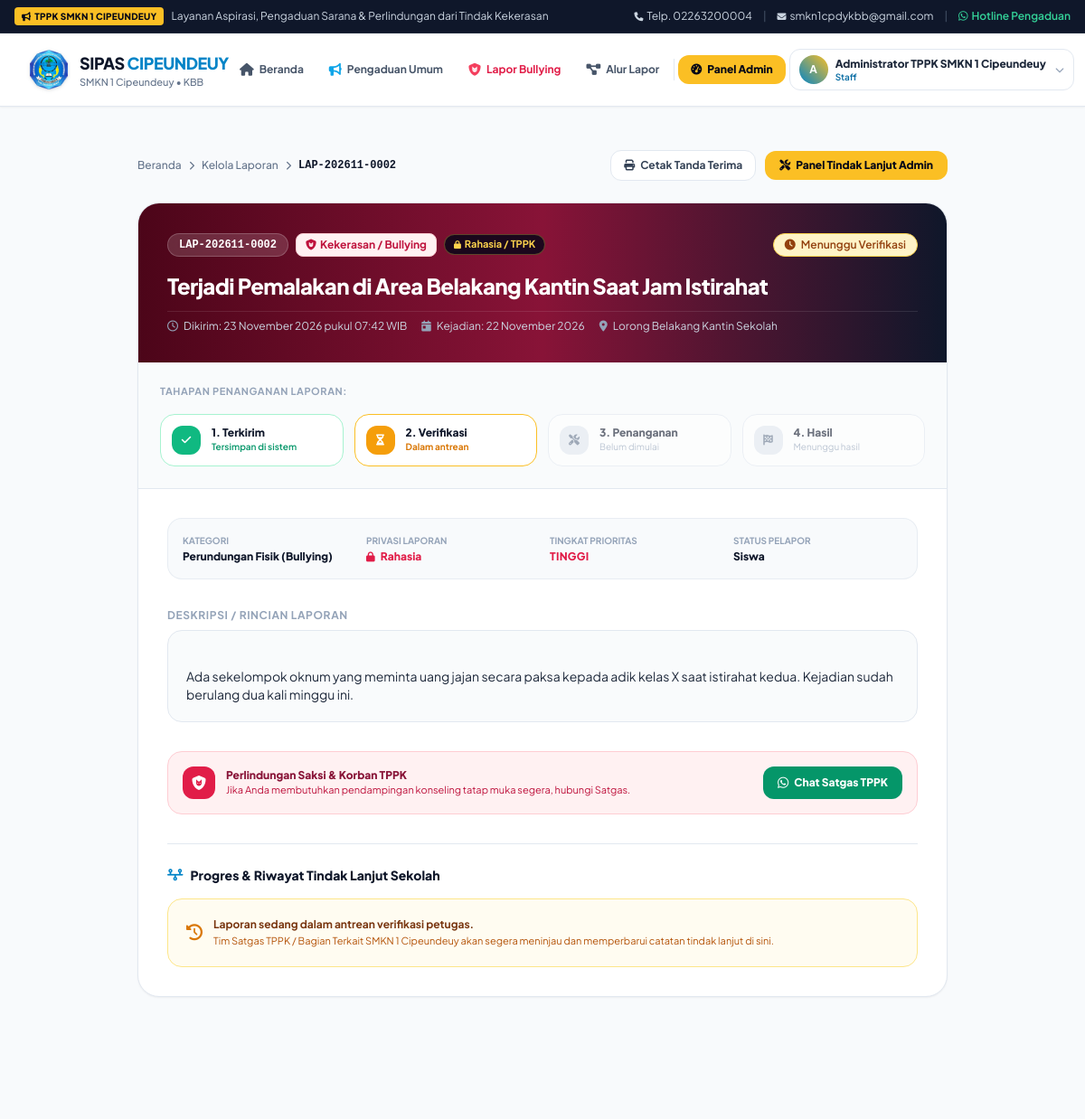
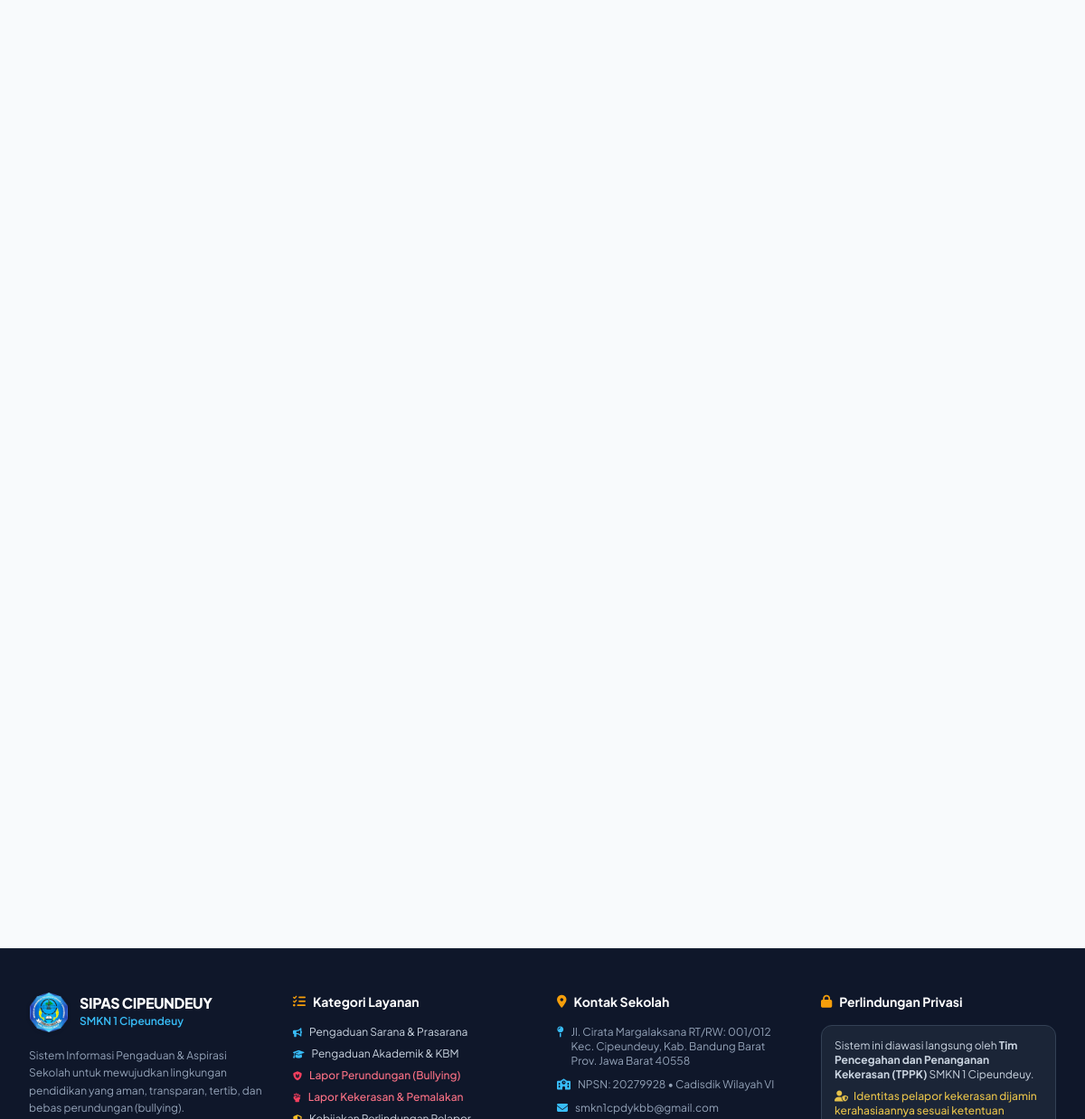
The app's page /pelapor/detail.php?id=2 (signed in) with its own data (2 pictures, top to bottom).
### tables this page shows
CREATE TABLE `pengaduan` (
    `id` INT AUTO_INCREMENT PRIMARY KEY,
    `kode_tiket` VARCHAR(30) NOT NULL UNIQUE,
    `user_id` INT NOT NULL,
    `jenis_laporan` ENUM('umum', 'kekerasan_bullying') NOT NULL,
    `kategori_id` INT NULL,
    `judul` VARCHAR(200) NOT NULL,
    `isi_laporan` TEXT NOT NULL,
    `tanggal_kejadian` DATE NOT NULL,
    `lokasi_kejadian` VARCHAR(150) NOT NULL,
    `foto_bukti` VARCHAR(255) NULL,
    `status_privasi` ENUM('publik', 'rahasia') NOT NULL DEFAULT 'publik' COMMENT 'rahasia: hanya admin/TPPK yang tahu identitas pelapor',
    `prioritas` ENUM('rendah', 'sedang', 'tinggi', 'darurat') NOT NULL DEFAULT 'sedang',
    `status` ENUM('menunggu', 'diproses', 'selesai', 'ditolak') NOT NULL DEFAULT 'menunggu',
    `created_at` TIMESTAMP DEFAULT CURRENT_TIMESTAMP,
    `updated_at` TIMESTAMP DEFAULT CURRENT_TIMESTAMP ON UPDATE CURRENT_TIMESTAMP,
    INDEX `idx_pengaduan_user` (`user_id`),
    INDEX `idx_pengaduan_kategori` (`kategori_id`),
    CONSTRAINT `fk_pengaduan_user` FOREIGN KEY (`user_id`) REFERENCES `users` (`id`) ON DELETE CASCADE,
    CONSTRAINT `fk_pengaduan_kategori` FOREIGN KEY (`kategori_id`) REFERENCES `kategori_pengaduan` (`id`) ON DELETE SET NULL
);

CREATE TABLE `kategori_pengaduan` (
    `id` INT AUTO_INCREMENT PRIMARY KEY,
    `jenis_laporan` ENUM('umum', 'kekerasan_bullying') NOT NULL,
    `nama_kategori` VARCHAR(100) NOT NULL,
    `deskripsi` TEXT NULL,
    `icon` VARCHAR(50) DEFAULT 'fa-folder'
);

CREATE TABLE `users` (
    `id` INT AUTO_INCREMENT PRIMARY KEY,
    `username` VARCHAR(50) NOT NULL UNIQUE,
    `password` VARCHAR(255) NOT NULL,
    `nama_lengkap` VARCHAR(100) NOT NULL,
    `email` VARCHAR(100) NOT NULL,
    `no_telp` VARCHAR(25) NOT NULL,
    `role` ENUM('admin', 'petugas', 'pelapor') NOT NULL DEFAULT 'pelapor',
    `tipe_pelapor` ENUM('siswa', 'wali_murid', 'masyarakat', 'staff') NOT NULL DEFAULT 'siswa',
    `nomor_identitas` VARCHAR(50) NULL COMMENT 'NISN untuk siswa, NIK untuk wali/masyarakat',
    `alamat` TEXT NULL,
    `status_aktif` TINYINT(1) NOT NULL DEFAULT 1,
    `created_at` TIMESTAMP DEFAULT CURRENT_TIMESTAMP,
    `updated_at` TIMESTAMP DEFAULT CURRENT_TIMESTAMP ON UPDATE CURRENT_TIMESTAMP
);

### pelapor/detail.php (the view, shortened to what the rows shown need)
<?php
require_once __DIR__ . '/../config/helpers.php';
$user = current_user();
$db = get_db_connection();
$id = isset($_GET['id']) ? (int)$_GET['id'] : 0;
$stmt = $db->prepare("
    SELECT p.*, k.nama_kategori, u.nama_lengkap as nama_pelapor, u.tipe_pelapor, u.no_telp as telp_pelapor, u.email as email_pelapor
    FROM pengaduan p
    LEFT JOIN kategori_pengaduan k ON p.kategori_id = k.id
    LEFT JOIN users u ON p.user_id = u.id
    WHERE p.id = ?
");
$stmt->execute([$id]);
$lap = $stmt->fetch();
require_once __DIR__ . '/../includes/header.php';
?>
<div class="py-8 sm:py-12 px-4 sm:px-6 lg:px-8 bg-slate-50 min-h-[85vh]">
    <div class="max-w-4xl mx-auto space-y-6">
        <div class="flex flex-col sm:flex-row justify-between items-start sm:items-center gap-4">
            <nav class="flex items-center gap-2 text-xs text-slate-500 font-medium">
                <a href="<?= base_url('index.php') ?>" class="hover:text-smk-blue">Beranda</a>
                <i class="fa-solid fa-chevron-right text-[10px]"></i>
                <a href="<?= base_url($user['role'] === 'pelapor' ? 'pelapor/dashboard.php' : 'admin/laporan.php') ?>" class="hover:text-smk-blue">
                    <?= $user['role'] === 'pelapor' ? 'Riwayat Pengaduan' : 'Kelola Laporan' ?>
                </a>
                <i class="fa-solid fa-chevron-right text-[10px]"></i>
                <span class="text-slate-900 font-bold font-mono"><?= htmlspecialchars($lap['kode_tiket']) ?></span>
            </nav>
        </div>
        <div class="bg-white rounded-3xl shadow-sm border border-slate-200 overflow-hidden">
            <div class="p-6 sm:p-8 <?= $lap['jenis_laporan'] === 'kekerasan_bullying' ? 'bg-gradient-to-r from-rose-950 via-rose-900 to-slate-900' : 'bg-gradient-to-r from-sky-950 via-sky-900 to-slate-900' ?> text-white">
                <div class="flex flex-wrap items-center justify-between gap-3 mb-4">
                    <div class="flex flex-wrap items-center gap-2">
                        <span class="px-3 py-1 rounded-full text-xs font-mono font-bold bg-white/15 backdrop-blur border border-white/20 text-white">
                            <?= htmlspecialchars($lap['kode_tiket']) ?>
                        </span>
                        <?= render_jenis_badge($lap['jenis_laporan']) ?>
                        <?php if ($lap['status_privasi'] === 'rahasia'): ?>
                            <span class="inline-flex items-center gap-1 text-[11px] font-bold px-2.5 py-0.5 rounded-full bg-slate-950/80 text-amber-300 border border-amber-300/30">
                                <i class="fa-solid fa-lock text-[9px]"></i> Rahasia / TPPK
                            </span>
                        <?php endif; ?>
                    </div>
                    <div>
                    </div>
                </div>
                <h1 class="text-xl sm:text-2xl font-black tracking-tight text-white leading-snug">
                    <?= htmlspecialchars($lap['judul']) ?>
                </h1>
                <div class="text-xs text-slate-300 mt-3 flex items-center gap-4 flex-wrap pt-2 border-t border-white/10">
                    <span class="flex items-center gap-1.5"><i class="fa-regular fa-clock text-slate-400"></i> Dikirim: <?= format_tanggal_indonesia($lap['created_at'], true) ?></span>
                    <span class="flex items-center gap-1.5"><i class="fa-solid fa-calendar-day text-slate-400"></i> Kejadian: <?= format_tanggal_indonesia($lap['tanggal_kejadian']) ?></span>
                    <span class="flex items-center gap-1.5"><i class="fa-solid fa-location-dot text-slate-400"></i> <?= htmlspecialchars($lap['lokasi_kejadian']) ?></span>
                </div>
            </div>
            <div class="p-6 sm:p-8 space-y-8">
                <div class="grid grid-cols-2 sm:grid-cols-4 gap-4 p-4 rounded-2xl bg-slate-50 border border-slate-200/70 text-xs">
                    <div>
                        <span class="text-slate-400 font-bold block text-[10px] uppercase">Kategori</span>
                        <span class="font-extrabold text-slate-900 mt-0.5 block"><?= htmlspecialchars($lap['nama_kategori'] ?? 'Umum') ?></span>
                    </div>
                    <div>
                        <span class="text-slate-400 font-bold block text-[10px] uppercase">Privasi Laporan</span>
                        <span class="font-extrabold mt-0.5 block <?= $lap['status_privasi'] === 'rahasia' ? 'text-rose-600' : 'text-slate-800' ?>">
                            <i class="<?= $lap['status_privasi'] === 'rahasia' ? 'fa-solid fa-lock' : 'fa-solid fa-globe' ?> mr-1 text-[11px]"></i>
                            <?= ucfirst($lap['status_privasi']) ?>
                        </span>
                    </div>
                    <div>
                        <span class="text-slate-400 font-bold block text-[10px] uppercase">Tingkat Prioritas</span>
                        <span class="font-extrabold uppercase mt-0.5 block tracking-wide <?= $lap['prioritas'] === 'darurat' || $lap['prioritas'] === 'tinggi' ? 'text-rose-600' : 'text-slate-800' ?>">
                            <?= htmlspecialchars($lap['prioritas']) ?>
                        </span>
                    </div>
                    <div>
                        <span class="text-slate-400 font-bold block text-[10px] uppercase">Status Pelapor</span>
                        <span class="font-extrabold text-slate-900 mt-0.5 block capitalize"><?= htmlspecialchars($lap['tipe_pelapor'] ?? 'Pelapor') ?></span>
                    </div>
                </div>
                <div>
                    <h3 class="text-xs font-bold uppercase tracking-wider text-slate-400 mb-2">
                        Deskripsi / Rincian Laporan
                    </h3>
                    <div class="bg-slate-50/80 p-5 rounded-2xl border border-slate-200 text-xs sm:text-sm text-slate-800 leading-relaxed whitespace-pre-line">
                        <?= htmlspecialchars($lap['isi_laporan']) ?>
                    </div>
                </div>
            </div>
        </div>
    </div>
</div>
<?php require_once __DIR__ . '/../includes/footer.php'; ?>

### records on screen
pengaduan: kode_tiket "LAP-202611-0002", judul "Terjadi Pemalakan di Area Belakang Kantin Saat Jam Istirahat", created_at "23 November 2026 pukul 07:42 WIB", tanggal_kejadian "22 November 2026", lokasi_kejadian "Lorong Belakang Kantin Sekolah", kategori.nama_kategori "Perundungan Fisik (Bullying)", status_privasi "Rahasia", prioritas "TINGGI", user.tipe_pelapor "Siswa", isi_laporan "Ada sekelompok oknum yang meminta uang jajan secara paksa kepada adik kelas X saat istirahat kedua. Kejadian sudah berulang dua kali minggu ini."

### other values on screen
substr($displayName, 0, 1) "A"
$displayName "Administrator TPPK SMKN 1 Cipeundeuy"
$currentUser['tipe_pelapor'] "Staff"
